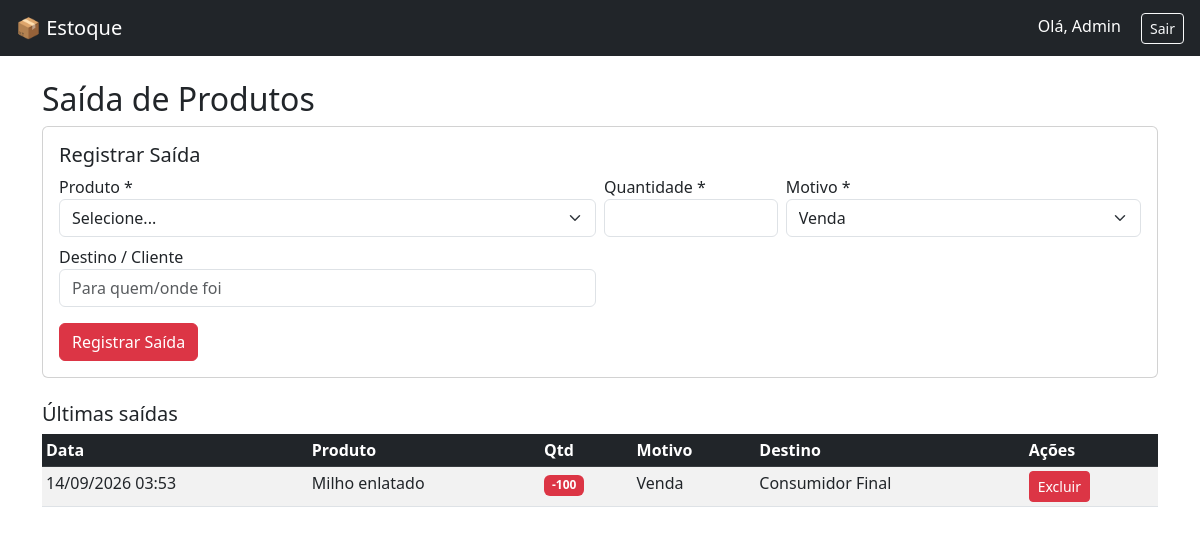
Screenshot of /saida (signed in) with the database file from the repository.
### models.py (models this page shows)
class Usuario(db.Model, UserMixin):
    id = db.Column(db.Integer, primary_key=True)
    nome = db.Column(db.String(100), nullable=False)
    email = db.Column(db.String(100), unique=True, nullable=False)
    senha = db.Column(db.String(200), nullable=False)
    tipo = db.Column(db.String(20), default='operador')

class Movimentacao(db.Model):
    id = db.Column(db.Integer, primary_key=True)
    produto_id = db.Column(db.Integer, db.ForeignKey('produto.id'))
    tipo = db.Column(db.String(10))  # 'entrada' ou 'saida'
    quantidade = db.Column(db.Integer)
    motivo = db.Column(db.String(50))
    fornecedor = db.Column(db.String(100))
    destino = db.Column(db.String(100))
    documento = db.Column(db.String(50))
    custo_unitario = db.Column(db.Float, default=0.0)
    data = db.Column(db.DateTime, server_default=db.func.now())
    produto = db.relationship('Produto')

class Produto(db.Model):
    id = db.Column(db.Integer, primary_key=True)
    nome = db.Column(db.String(100), nullable=False)
    categoria_id = db.Column(db.Integer, db.ForeignKey('categoria.id'))
    quantidade = db.Column(db.Integer, default=0)
    preco = db.Column(db.Float, default=0.0)
    estoque_minimo = db.Column(db.Integer, default=0)
    criado_em = db.Column(db.DateTime, server_default=db.func.now())
    atualizado_em = db.Column(db.DateTime, server_default=db.func.now(), onupdate=db.func.now())
    categoria = db.relationship('Categoria', backref='produtos')

### app.py (the view, shortened to what this page needs)
@app.route('/saida', methods=['GET', 'POST'])
@login_required
def saida():
    produtos_lista = Produto.query.order_by(Produto.nome).all()
    movs = Movimentacao.query.filter_by(tipo='saida').order_by(Movimentacao.data.desc()).limit(20).all()
    return render_template('saida.html', produtos=produtos_lista, movimentacoes=movs)

### app.py (called while the page is built)
@login_manager.user_loader
def load_user(user_id):
    return Usuario.query.get(int(user_id))

### templates/saida.html (shortened to what this page needs)
{% extends 'base.html' %}
{% block content %}
<h2>Saída de Produtos</h2>
<div class="card mb-4">
    <div class="card-body">
        <h5 class="card-title">Registrar Saída</h5>
        <form method="POST" class="row g-2">
            <div class="col-md-6">
                <label>Produto *</label>
                <select name="produto_id" class="form-select" required>
                    <option value="">Selecione...</option>
                </select>
            </div>
            <div class="col-md-2">
                <label>Quantidade *</label>
                <input type="number" name="quantidade" class="form-control" min="1" required>
            </div>
            <div class="col-md-4">
                <label>Motivo *</label>
                <select name="motivo" class="form-select" required>
                    <option value="Venda">Venda</option>
                </select>
            </div>
            <div class="col-md-6">
                <label>Destino / Cliente</label>
                <input type="text" name="destino" class="form-control" placeholder="Para quem/onde foi">
            </div>
            <div class="col-12 mt-3">
                <button class="btn btn-danger">Registrar Saída</button>
            </div>
        </form>
    </div>
</div>
<h5>Últimas saídas</h5>
<table class="table table-sm table-striped">
    <thead class="table-dark">
        <tr>
            <th>Data</th>
            <th>Produto</th>
            <th>Qtd</th>
            <th>Motivo</th>
            <th>Destino</th>
            <th>Ações</th>
        </tr>
    </thead>
    <tbody>
        {% for m in movimentacoes %}
        <tr>
            <td>{{ m.data.strftime('%d/%m/%Y %H:%M') }}</td>
            <td>{{ m.produto.nome }}</td>
            <td><span class="badge bg-danger">-{{ m.quantidade }}</span></td>
            <td>{{ m.motivo or '-' }}</td>
            <td>{{ m.destino or '-' }}</td>
            <td>
                <a href="{{ url_for('excluir_movimentacao', id=m.id) }}"
                   class="btn btn-danger btn-sm"
                   onclick="return confirm('Excluir essa saída? O estoque será estornado.')">Excluir</a>
            </td>
        </tr>
        {% else %}
        <tr><td colspan="6" class="text-center">Nenhuma saída registrada.</td></tr>
        {% endfor %}
    </tbody>
</table>
{% endblock %}

### templates/base.html (shortened to what this page needs)
<!DOCTYPE html>
<html lang="pt-br">
<head>
    <link href="https://cdn.jsdelivr.net/npm/bootstrap@5.3.0/dist/css/bootstrap.min.css" rel="stylesheet">
</head>
<body>
<nav class="navbar navbar-expand-lg navbar-dark bg-dark px-3">
    <a class="navbar-brand" href="/">📦 Estoque</a>
    {% if current_user.is_authenticated %}
    <div class="ms-auto">
        <span class="text-white me-3">Olá, {{ current_user.nome }}</span>
        <a class="btn btn-outline-light btn-sm" href="{{ url_for('logout') }}">Sair</a>
    </div>
    {% endif %}
</nav>
<div class="container mt-4">
    {% block content %}{% endblock %}
</div>
</body>
</html>

### rows the page displays
Usuario: nome "Admin"
Movimentacao: data "14/09/2026 03:53", produto.nome "Milho enlatado", quantidade "100", motivo "Venda", destino "Consumidor Final"
